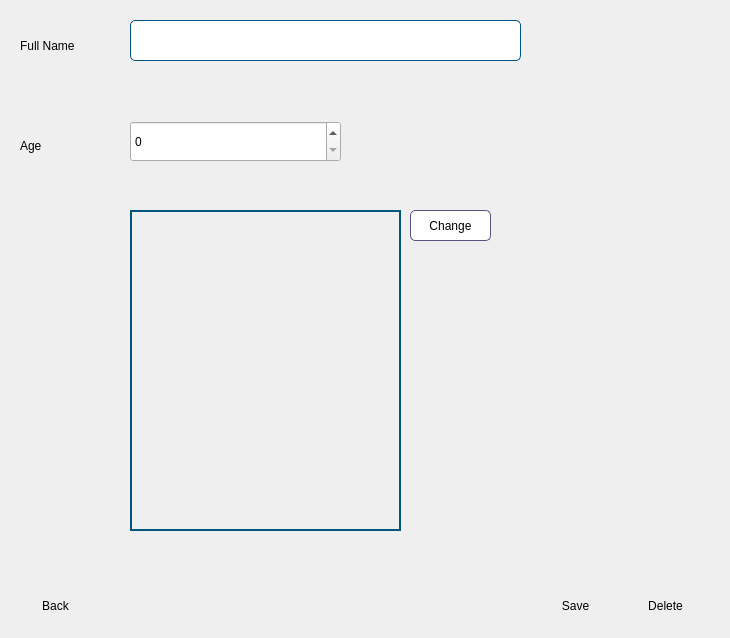
<?xml version="1.0" encoding="UTF-8"?>
<ui version="4.0">
 <class>Form</class>
 <widget class="QWidget" name="Form">
  <property name="geometry">
   <rect>
    <x>0</x>
    <y>0</y>
    <width>730</width>
    <height>638</height>
   </rect>
  </property>
  <property name="windowTitle">
   <string>Form</string>
  </property>
  <property name="styleSheet">
   <string notr="true">
	font: 63 20px &quot;Verdana Pro Cond Semibold&quot;;</string>
  </property>
  <widget class="QLabel" name="profile_picture">
   <property name="geometry">
    <rect>
     <x>130</x>
     <y>210</y>
     <width>271</width>
     <height>321</height>
    </rect>
   </property>
   <property name="styleSheet">
    <string notr="true">border:2px solid rgb(0, 85, 127)</string>
   </property>
   <property name="text">
    <string/>
   </property>
   <property name="scaledContents">
    <bool>true</bool>
   </property>
  </widget>
  <widget class="QLabel" name="label_5">
   <property name="geometry">
    <rect>
     <x>20</x>
     <y>30</y>
     <width>101</width>
     <height>31</height>
    </rect>
   </property>
   <property name="text">
    <string>Full Name</string>
   </property>
  </widget>
  <widget class="QLabel" name="label_9">
   <property name="geometry">
    <rect>
     <x>20</x>
     <y>130</y>
     <width>51</width>
     <height>31</height>
    </rect>
   </property>
   <property name="text">
    <string>Age</string>
   </property>
  </widget>
  <widget class="QPushButton" name="browse_picture">
   <property name="geometry">
    <rect>
     <x>410</x>
     <y>210</y>
     <width>81</width>
     <height>31</height>
    </rect>
   </property>
   <property name="acceptDrops">
    <bool>true</bool>
   </property>
   <property name="styleSheet">
    <string notr="true">QPushButton {
	font: 8pt &quot;MS Shell Dlg 2&quot;;
background-color:#fff;
border:1px solid rgb(85, 85, 127);
border-radius:5px;
}

QPushButton:hover {
border:2px solid rgb(85, 85, 127);

}
</string>
   </property>
   <property name="text">
    <string>Change</string>
   </property>
  </widget>
  <widget class="QPushButton" name="update_btn">
   <property name="geometry">
    <rect>
     <x>530</x>
     <y>590</y>
     <width>91</width>
     <height>31</height>
    </rect>
   </property>
   <property name="styleSheet">
    <string notr="true">QPushButton{border-radius:15px;}
QPushButton:hover {
border:2px solid rgb(0, 85, 127)}</string>
   </property>
   <property name="text">
    <string>Save</string>
   </property>
   <property name="icon">
    <iconset>
     <normaloff>../images/save.png</normaloff>../images/save.png</iconset>
   </property>
   <property name="iconSize">
    <size>
     <width>25</width>
     <height>25</height>
    </size>
   </property>
  </widget>
  <widget class="QPushButton" name="back_btn">
   <property name="geometry">
    <rect>
     <x>10</x>
     <y>590</y>
     <width>91</width>
     <height>31</height>
    </rect>
   </property>
   <property name="styleSheet">
    <string notr="true">QPushButton{border-radius:15px;}
QPushButton:hover {
border:2px solid rgb(0, 85, 127)}</string>
   </property>
   <property name="text">
    <string>Back</string>
   </property>
   <property name="icon">
    <iconset>
     <normaloff>../images/back.png</normaloff>../images/back.png</iconset>
   </property>
   <property name="iconSize">
    <size>
     <width>20</width>
     <height>20</height>
    </size>
   </property>
  </widget>
  <widget class="QPushButton" name="delete_btn">
   <property name="geometry">
    <rect>
     <x>620</x>
     <y>590</y>
     <width>91</width>
     <height>31</height>
    </rect>
   </property>
   <property name="styleSheet">
    <string notr="true">QPushButton{border-radius:15px;}
QPushButton:hover {
border:2px solid rgb(0, 85, 127)}</string>
   </property>
   <property name="text">
    <string>Delete</string>
   </property>
   <property name="icon">
    <iconset>
     <normaloff>../images/delete.png</normaloff>../images/delete.png</iconset>
   </property>
   <property name="iconSize">
    <size>
     <width>20</width>
     <height>20</height>
    </size>
   </property>
  </widget>
  <widget class="QLineEdit" name="full_name">
   <property name="geometry">
    <rect>
     <x>130</x>
     <y>20</y>
     <width>391</width>
     <height>41</height>
    </rect>
   </property>
   <property name="styleSheet">
    <string notr="true">border:1px solid rgb(0, 85, 127);
border-radius:5px;
background-color:#fff;</string>
   </property>
  </widget>
  <widget class="QSpinBox" name="age">
   <property name="geometry">
    <rect>
     <x>130</x>
     <y>121</y>
     <width>211</width>
     <height>41</height>
    </rect>
   </property>
  </widget>
 </widget>
 <resources/>
 <connections/>
</ui>
